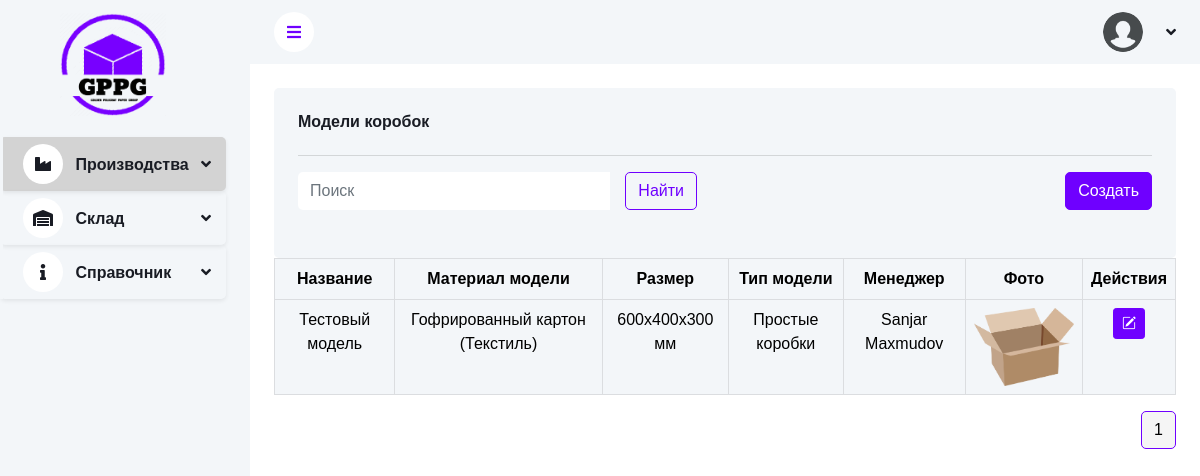
The page /production/boxmodel/ on the database its author committed.
### apps/production/models.py (models this page shows, shortened)
class BoxModel(BaseModel):
	CLOSURE_TYPE_CHOICES = (
		(1, "Склейка"),
		(2, "Клапаны"),
		(3, "Автозамок"),
		(4, "Скобы"),
		(5, "Ленты или бандероли"),
		(6, "Крючки или зажимы"),
		(7, "Вкладыш"),
		(8, "Магниты"),
	)
	ADDITIONAL_PROPERTIES_CHOICES = (
		(1, "Влагостойкость"),
		(2, "Устойчивость к воздействию"),
		(3, "Экологичность"),
		(4, "Теплоизоляция"),
		(5, "Антистатические свойства"),
	)
	LAYER_CHOICES = (
		(3, '3 слоя'),
		(5, '5 слоев'),
	)
	name = models.CharField(max_length=100, unique=True, verbose_name="Название")
	material = models.ForeignKey(Material, on_delete=models.CASCADE, related_name='box_models', verbose_name="Материал")
	additional_materials = models.ManyToManyField(Material, related_name='additional_box_models', blank=True,
												  verbose_name="Дополнительные материалы")
	photo = models.ImageField(
		upload_to='box_photos',
		default='box_photos/box_foto.png',
		validators=[FileExtensionValidator(allowed_extensions=['jpg', 'jpeg', 'png', 'heic'])],
		verbose_name="Изображение"
	)
	box_size = models.ForeignKey(BoxSize, on_delete=models.SET_NULL,
								 blank=True, null=True, related_name='box_models_with_size',
								 verbose_name="Размер коробки")
	box_type = models.ForeignKey(BoxType, on_delete=models.SET_NULL,
								 blank=True, null=True, related_name='box_models_with_type',
								 verbose_name="Тип коробки")
	closure_type = models.IntegerField(choices=CLOSURE_TYPE_CHOICES, verbose_name="Тип замыкания", blank=True,
									   null=True)
	additional_properties = models.IntegerField(choices=ADDITIONAL_PROPERTIES_CHOICES, blank=True, null=True,
												verbose_name="Дополнительные свойства")
	max_load = models.CharField(max_length=50, blank=True, null=True, verbose_name="Максимальная нагрузка")
	color = models.CharField(max_length=50, blank=True, null=True, verbose_name="Цвет")
	comment = models.TextField(blank=True, null=True, verbose_name="Комментарий")
	grams_per_box = models.DecimalField(max_digits=10, decimal_places=2, blank=True, null=True,
										verbose_name="Грамм на одну коробку")
	format = models.IntegerField(choices=FORMAT_CHOICES, verbose_name="Формат", null=True, blank=True, default=90)
	layers = models.IntegerField(choices=LAYER_CHOICES, default=3, verbose_name="Количество слоев")
	class Meta:
		ordering = ['-created_time']
		verbose_name = "Модель коробки"
		verbose_name_plural = "Модели коробок"

### apps/info/models.py (models this page shows, shortened)
class Material(BaseModel):
	UNIT_CHOICES = (
		('sht', 'шт'),
		('sm', 'см'),
		('mm', 'мм'),
		('kg', 'кг'),
		('litr', 'л'),
	)
	TYPE_MATERIAL_CHOICES = (
		('material', 'Материал'),
		('ready_material', 'Готовый продукт	')
	)
	code = models.CharField(max_length=100, unique=True, null=True, blank=True, verbose_name="Код")
	name = models.CharField(max_length=100, unique=True, verbose_name="Название")
	material_group = models.ForeignKey('MaterialGroup', on_delete=models.CASCADE, verbose_name="Группа материала")
	special_group = models.ForeignKey('MaterialSpecialGroup', on_delete=models.CASCADE, null=True, blank=True,
									  verbose_name="Специальная группа")
	brand = models.ForeignKey('Brand', on_delete=models.SET_NULL, null=True, blank=True, verbose_name="Бренд")
	material_type = models.ForeignKey(MaterialType, on_delete=models.CASCADE, default=5, max_length=100,
									  null=True, blank=True,
									  verbose_name="Тип материала")
	material_thickness = models.FloatField(verbose_name="Плотность(Г/м2)", null=True, blank=True)
	unit_of_measurement = models.CharField(max_length=10, choices=UNIT_CHOICES, default=None,
										   verbose_name="Единица измерения")
	type_material = models.CharField(max_length=20, choices=TYPE_MATERIAL_CHOICES, default="material", null=True,
									 blank=True)
	norm = models.DecimalField(
		max_digits=10,
		decimal_places=3,
		null=True,
		blank=True,
		verbose_name="Норма для 1 м2",
		validators=[MinValueValidator(0)]
	)
	photo = models.ImageField(
		upload_to='box_photos',
		default='box_photos/no-image.png',
		validators=[FileExtensionValidator(allowed_extensions=['jpg', 'jpeg', 'png', 'heic'])],
		verbose_name="Изображение"
	)
	def __str__(self):
		return self.name
	class Meta:
		verbose_name = "Материал"
		verbose_name_plural = "Материалы"

class BoxSize(BaseModel):
	name = models.CharField(max_length=100, null=True, blank=True, verbose_name="Название")
	width = models.PositiveIntegerField(verbose_name="Ширина")
	height = models.PositiveIntegerField(verbose_name="Высота")
	length = models.PositiveIntegerField(verbose_name="Длина")
	def __str__(self):
		return f"{self.length}x{self.width}x{self.height} мм"
	class Meta:
		verbose_name = "Размер коробки"
		verbose_name_plural = "Размеры коробок"

class BoxType(BaseModel):
	name = models.CharField(max_length=100, verbose_name="Название")
	def __str__(self):
		return self.name
	class Meta:
		verbose_name = "Тип коробки"
		verbose_name_plural = "Типы коробок"

### apps/users/models.py (models this page shows)
class CustomUser(AbstractUser, PermissionsMixin):
    is_director = models.BooleanField(default=False)
    photo = models.ImageField(upload_to='employee_photos', default='default-profile__picture.jpg')
    groups = models.ManyToManyField(Group, related_name='custom_user_groups', blank=True, verbose_name='groups')
    user_permissions = models.ManyToManyField(Permission, related_name='custom_user_permissions', blank=True,
                                              verbose_name='user permissions')
    def get_full_name(self):
        return f"{self.first_name} {self.last_name}"
    def __str__(self):
        return self.get_full_name()

### apps/production/views.py (the view)
# urls.py: path('boxmodel/', BoxModelListCreate.as_view(), name='box-model-list'),
class BoxModelListCreate(BaseListCreateView):
	model = BoxModel
	form_class = BoxModelForm
	template_name = "production/box_model_list.html"
	redirect_url = "production:box-model-list"

### apps/shared/views.py (called while the page is built)
	@staticmethod
	def apply_pagination_and_search(queryset, request):
		search_query = request.GET.get('search')
		if search_query:
			search_query = search_query.strip()
			queryset = queryset.filter(Q(name__icontains=search_query))
		page_size = request.GET.get("page_size", 12)
		paginator = Paginator(queryset, page_size)
		page_num = request.GET.get("page", 1)
		page_obj = paginator.get_page(page_num)
		return page_obj

	def get_cache_key(self):
		return f'{self.model.__name__.lower()}_list_data'

	def get_queryset(self):
		cache_key = self.get_cache_key()
		cached_data = cache.get(cache_key)
		if cached_data is None:
			queryset = self.model.objects.all().order_by('-created_time')
			cached_data = list(queryset)  # Преобразуем queryset в список
			cache.set(cache_key, cached_data, timeout=self.cache_timeout)
			print(f"Data fetched from database and cached with key: {cache_key}")
		else:
			print(f"Data fetched from cache with key: {cache_key}")
		return cached_data

	def get_form(self):
		return self.form_class

	def get_template_name(self):
		return self.template_name

	def get(self, request):
		items = self.get_queryset()
		page_obj = self.apply_pagination_and_search(items, request)
		context = {
			'items': page_obj,
			'form': self.get_form(),
		}
		return render(request, self.get_template_name(), context)

### templates/production/box_model_list.html (shortened to what this page needs)
{% extends 'base.html' %}
{% load static %}
{% block content %}
    <div class="container-fluid pt-4 px-4">
        <div class="row g-4">
            <div class="col-sm-12">
                <div class="bg-light rounded p-4">
                    <h6 class="mb-4">Модели коробок</h6>
                    <hr>
                    <div class="row mb-2">
                        <div class="col-md-6">
                            {% include 'base/search_form.html' %}
                        </div>
                        <div class="col-md-6 text-end">
                            <button type="button" class="btn btn-primary" id="openCreateModalBtn"
                                    data-bs-toggle="modal" data-bs-target="#myModalCreate"
                                    data-action-url="{% url 'production:box-model-list' %}">Создать
                            </button>
                        </div>
                    </div>
                </div>
                <div class="table-responsive">
                    <table class="table table-hover table-light table-bordered text-center">
                        <thead>
                        <tr>
                            <th scope="col">Название</th>
                            <th scope="col">Материал модели</th>
                            <th scope="col">Размер</th>
                            <th scope="col">Тип модели</th>
                            <th scope="col">Менеджер</th>
                            <th scope="col">Фото</th>
                            <th scope="col">Действия</th>
                        </tr>
                        </thead>
                        <tbody>
                        {% for box_model in items %}
                            <tr>
                                <td>{{ box_model.name }}</td>
                                <td>{{ box_model.material }}</td>
                                <td>{{ box_model.box_size }}</td>
                                <td>{{ box_model.box_type }}</td>
                                <td>{{ box_model.created_by }}</td>
                                <td><img src="{{ box_model.photo.url }}" alt="Box Photo"
                                         style="max-width: 100px;" class="img-fluid"></td>
                                <td>
                                    <a href="{% url 'production:box-model-edit' pk=box_model.pk %}" type="button"
                                       class="btn btn-primary btn-sm">
                                        <i class="bi bi-pencil-square"></i>
                                    </a>
                                </td>
                            </tr>
                        {% endfor %}
                        </tbody>
                    </table>
                </div>
                {% include 'base/pagination.html' with items=items %}
            </div>
        </div>
    </div>
{% endblock %}

### static/css/style.css (style rules this page uses)
:root { --primary: #6f00ff; --light: #F3F6F9; --dark: #191C24; }
.btn { transition: 0.5s; }
.btn.btn-primary { color: #ffffff; }

### rows shown on the page
BoxModel: name "Тестовый модель", material "Гофрированный картон (Текстиль)", box_size "600x400x300 мм", box_type "Простые коробки", created_by "Sanjar Maxmudov", photo (picture)

### other values the page prints
{{ i }} "1"
